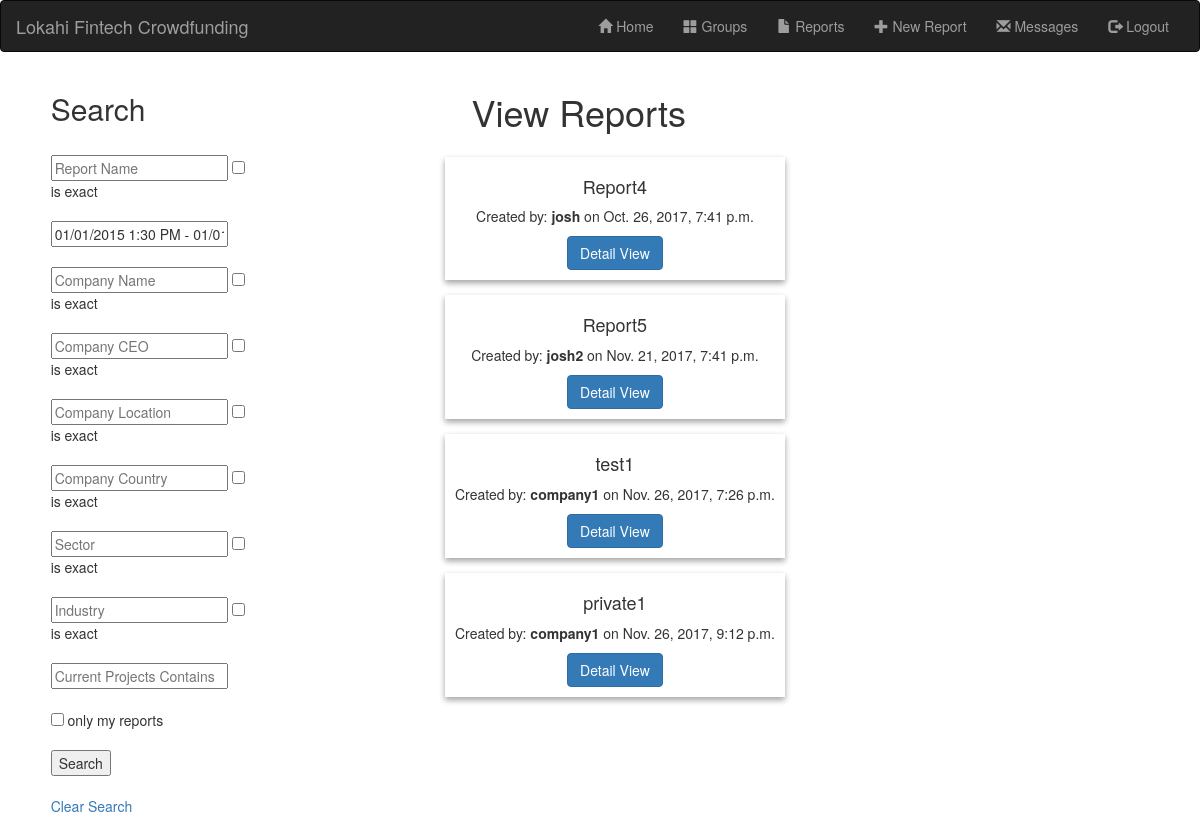
Screenshot of /app/reports/ (signed in) with the database file from the repository.
### app/models.py (models this page shows, shortened)
class Report(models.Model):
    reportName = models.CharField(max_length=50, default="NO_NAME")
    companyUser = models.ForeignKey(User, on_delete=models.SET_NULL, null=True, blank=True)
    companyCEO = models.CharField(max_length=50)
    timeStamp = models.DateTimeField(null=True, blank=True)
    companyName = models.CharField(max_length=50)
    companyPhone = models.CharField(max_length=12)
    companyEmail = models.CharField(max_length=50)
    companyLocation = models.CharField(max_length=50)
    companyCountry = models.CharField(max_length=3, choices=COUNTRY_CHOICES, default="US")
    sector = models.CharField(max_length=50)
    industry = models.CharField(max_length=50)
    currentProjects = models.CharField(max_length=200)
    accessType = models.CharField(max_length=7, choices=(("private", "private"), ("public", "public")), default="public")
    files = models.ManyToManyField(ReportFile, blank=True)
    def get_absolute_url(self):
        return reverse('report_detail', args=[str(self.id)])
    class Meta:
        permissions = (
            ('can_view_reports', "Can view reports"),
            ('can_change_reports', "Can change reports")
        )

### app/views.py (the view)
class reports(generic.ListView):
    model = Report
    paginate_by = 4
    context_object_name = 'user_reports'
    template_name = 'report_list.html'
    def get_queryset(self):
        result = Report.objects.all()
        if(self.request.user.groups.filter(name='Site Manager').exists() == False):
            result = result.filter(Q(accessType = "public") | Q(companyUser = self.request.user))
        return result

### app/templatetags/user_tags.py (called while the page is built)
@register.filter('has_group')
def has_group(user, group_name):
    groups = user.groups.all().values_list('name', flat=True)
    return True if group_name in groups else False

### app/templates/report_list.html
{% extends "base_generic.html" %}
{% block content %}
<h1 id="reportListTitle">View Reports</h1>
    {% if user.is_authenticated %}
    <form id="reportSearch" action="{% url 'reports_search' %}"  method="get" accept-charset="utf-8">
        <h2>Search</h2>
        <br>
        <input name="reportName" type="text" placeholder="Report Name">
        <input name="reportNameExact" type="checkbox"> is exact
        <br><br>
        <input type="text" name="daterange" value="01/01/2015 1:30 PM - 01/01/2018 2:00 PM" />
        <br><br>
        <input name="companyName" type="text" placeholder="Company Name">
        <input name="companyNameExact" type="checkbox"> is exact
        <br><br>
        <input name="companyCEO" type="text" placeholder="Company CEO">
        <input name="companyCEOExact" type="checkbox"> is exact
        <br><br>
        <input name="companyLocation" type="text" placeholder="Company Location">
        <input name="companyLocationExact" type="checkbox"> is exact
        <br><br>
        <input name="companyCountry" type="text" placeholder="Company Country">
        <input name="companyCountryExact" type="checkbox"> is exact
        <br><br>
        <input name="sector" type="text" placeholder="Sector">
        <input name="sectorExact" type="checkbox"> is exact
        <br><br>
        <input name="industry" type="text" placeholder="Industry">
        <input name="industryExact" type="checkbox"> is exact
        <br><br>
        <input name="currentProjects" type="text" placeholder="Current Projects Contains">
        <br><br>
        <input name="myReports" type="checkbox"> only my reports
        <br><br>
        <button type="submit">Search</button>
        <br><br>
        <a href="{% url 'reports'%}?next={{request.path}}">Clear Search</a>
    </form>
        {% if user_reports %}
        <ul id="reportList">
        {% for report in user_reports %}
        <div id = "reportCards" class="card text-center">
            <div class="card-block">
              <h4 class="card-title">{{ report.reportName }}</h4>
              <p class="card-text">Created by: <b>{{ report.companyUser }}</b> on {{ report.timeStamp }}</p>
              <a href="{{ report.get_absolute_url }}" class="btn btn-primary">Detail View</a>
            </div>
          </div>
        {% endfor %}
        </ul>
        {% else %}
        <p id="reportList">There are no reports.</p>
        {% endif %}
    {% endif %}
{% endblock %}

### app/static/css/styles.css (style rules this page uses)
#reportSearch { padding-left:5%; width:25%; position: absolute; top:0%; }
#reportListTitle { padding-left:48%; }
#reportList { left:40%; position: absolute; }
#reportCards { box-shadow: 0 3px 6px rgba(0,0,0,0.16), 0 3px 6px rgba(0,0,0,0.23); padding: 10px; margin: 15px; }

### rows the page displays
Report: reportName "Report4", companyUser "josh", timeStamp "Oct. 26, 2017, 7:41 p.m."
Report: reportName "Report5", companyUser "josh2", timeStamp "Nov. 21, 2017, 7:41 p.m."
Report: reportName "test1", companyUser "company1", timeStamp "Nov. 26, 2017, 7:26 p.m."
Report: reportName "private1", companyUser "company1", timeStamp "Nov. 26, 2017, 9:12 p.m."
